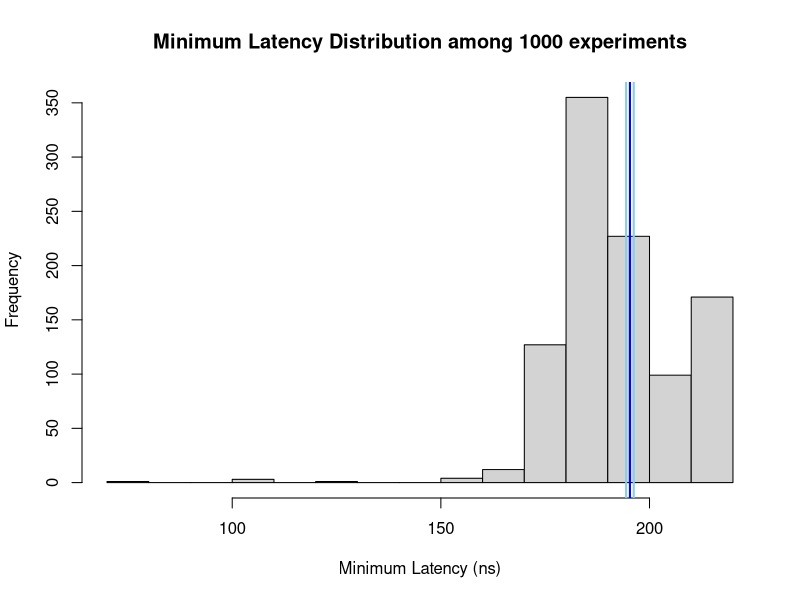

Here is the R script that generated this plot:
# Set working directory.
setwd("/home/fabian/programming/operating-systems/portfolio2/statistics")

# Read the latencies from the text file
latencies <- as.numeric(readLines("../aufgabe1/latencies.txt"))

# Summary statistics
summary(latencies)
table(latencies)

# Compute mean and 95% confidence interval
results <- t.test(latencies, conf.level = 0.95)

mean_latency <- results$estimate
ci_lower <- results$conf.int[1]
ci_upper <- results$conf.int[2]


# Plot the distribution
hist(latencies, main = paste0("Minimum Latency Distribution among ", length(latencies), " experiments"), xlab = "Minimum Latency (ns)")

# Plot mean and confidence interval
abline(v = mean_latency, col = "blue", lwd = 2)
abline(v = ci_upper, col = "skyblue", lwd = 2)
abline(v = ci_lower, col = "skyblue", lwd = 2)
